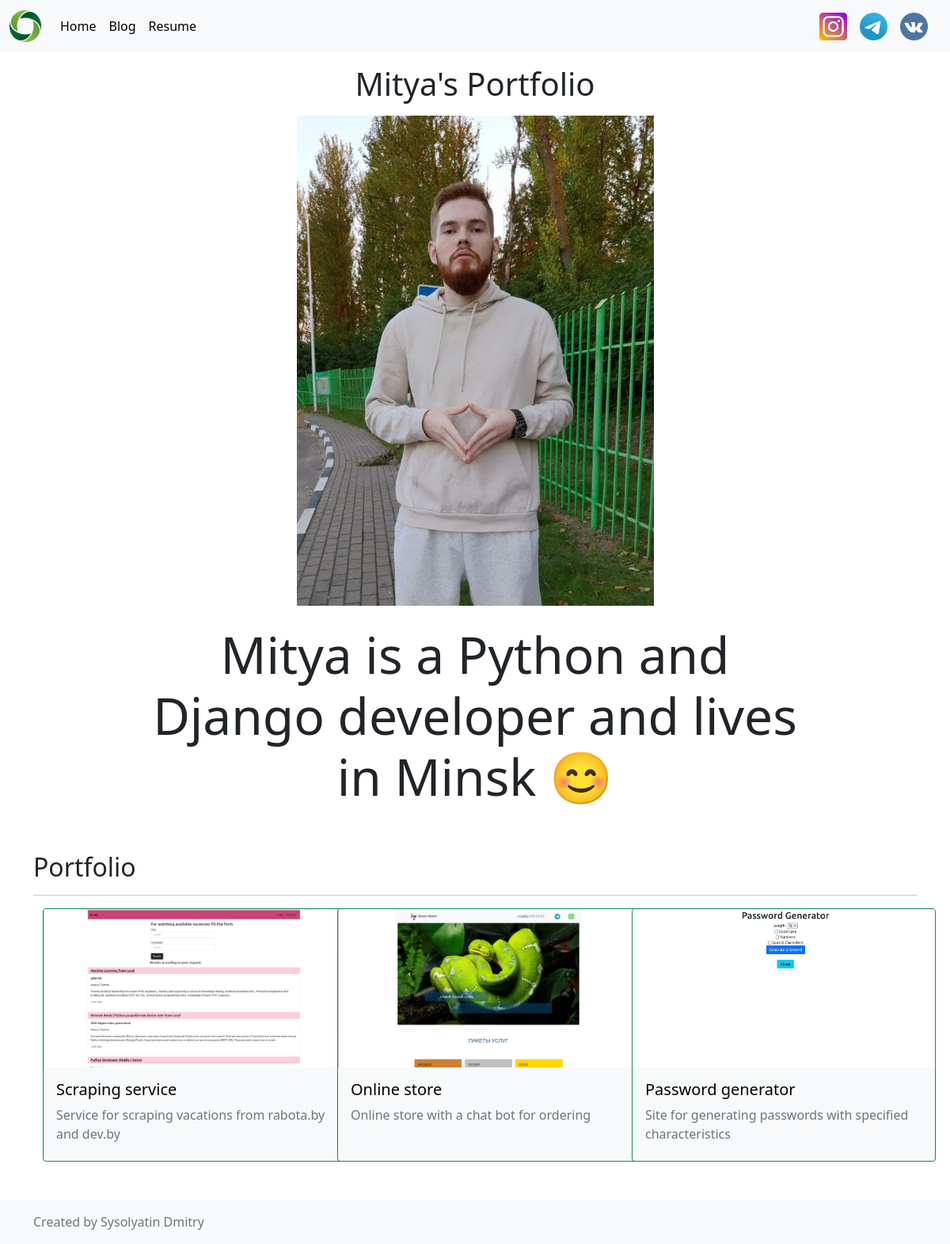
The page / on the database its author committed.
### portfolio/models.py (models this page shows, shortened)
class Project(models.Model):
    title = models.CharField(max_length=100)
    description = models.CharField(max_length=250)
    image = models.ImageField(upload_to='portfolio/images/')
    url = models.URLField(blank=True)  # blank - не обязательно для заполнения
    class Meta:
        verbose_name_plural = 'Projects'

### portfolio/views.py (the view)
# urls.py: 2. Add a URL to urlpatterns:  path('', views.home, name='home')
def home(request):
    projects = Project.objects.all()
    return render(request, 'home.html', {'projects': projects})

### templates/home.html (shortened to what this page needs)
{% extends 'base.html' %}
{% load static %}
{% block content %}
<div class="row justify-content-center my-3">
    <div class="col-5">
        <h1 class="text-center">Mitya's Portfolio</h1>
        <img src="{% static 'photo_2021-09-11_20-22-12.jpg' %}" class="img-fluid my-2">
    </div>
</div>
<div class="row justify-content-center mb-3">
  <div class="col-md-9 text-center">
    <h1 id="hometext" class="font-weight-bold">Mitya is a Python and Django developer and lives in Minsk 😊</h1>
  </div>
</div>
<h2 class="mt-5">Portfolio</h2>
    <hr>
        <div class="row mx-auto mb-5 row-cols-3 row-cols-md-3 g-4">
        {% for project in projects %}
            <div class="col">
                <div class="card mx-auto border-success text-secondary bg-light" style="width: 24rem; height: 20rem">
                    <img src="{{ project.image.url }}" class="card-img-top" height="200" width="150">
                    <div class="card-body my-auto">
                        <h5 class="card-title"><a href="{{ project.url }}">{{ project.title }}</a></h5>
                        <p class="card-text">{{ project.description|truncatechars:80 }}</p>
                    </div>
                </div>
            </div>
        {% endfor %}
        </div>
{% endblock %}

### templates/base.html (shortened to what this page needs)
{% load static %}
<!DOCTYPE html>
<html lang="en">
    <head>
        <link rel="stylesheet" href="{% static 'custom.css' %}">
        <link href="https://cdn.jsdelivr.net/npm/bootstrap@5.1.1/dist/css/bootstrap.min.css" rel="stylesheet">
    </head>
    <body>
            <nav class="navbar sticky navbar-expand-lg navbar-light bg-light">
                <div class="container-fluid">
                    <a class="navbar-brand logo-top">
                        <img src="{% static 'pngwing.com(1).png' %}" width="40" height="40" class="d-inline-block align-top">
                    </a>
                    <div class="collapse navbar-collapse" id="navbarSupportedContent">
                      <ul class="navbar-nav me-auto mb-2 mb-lg-0">
                        <li class="nav-item">
                          <a class="nav-link active" aria-current="page" href="{% url 'home' %}">Home</a>
                        </li>
                        <li class="nav-item">
                          <a class="nav-link" href="{% url 'all_blogs' %}">Blog</a>
                        </li>
                        <li class="nav-item">
                          <a class="nav-link" href="{% static 'Резюме.html' %}">Resume</a>
                        </li>
                      </ul>
                      <ul class="navbar-nav ms-auto">
                        <a class="navbar-brand logo-top" href="https://www.instagram.com/sysolyatindmitry/" target="_blank">
                            <img src="{% static 'instagram-128x128.png' %}" width="35" height="35" class="d-inline-block align-top">
                        </a>
                        <a class="navbar-brand logo-top" href="https://t.me/mitya1387" target="_blank">
                            <img src="{% static 'tg-image-color.png' %}" width="35" height="35" class="d-inline-block align-top">
                        </a>
                        <a class="navbar-brand logo-top" href="https://vk.com/mitya_sysolyatin" target="_blank">
                            <img src="{% static 'vk-128x128.png' %}" width="35" height="35" class="d-inline-block align-top">
                        </a>
                      </ul>
                    </div>
                </div>
            </nav>
            <div class="container">
                {% block content %}{% endblock %}
            </div>
        <footer class="footer mt-auto py-3 bg-light">
            <div class="container">
                <span class="text-muted">Created by Sysolyatin Dmitry</span>
            </div>
        </footer>
    </body>
</html>

### static/custom.css (style rules this page uses)
.navbar-nav .nav-link { color: rgba(0,0,0,1) !important; }
html { height: 100%; }
body { font-family: 'Lato', sans-serif; margin: 0; min-height: 100%; display: grid; grid-template-rows: auto 1fr auto; }
@media (min-width: 992px) { #hometext { font-size: 4rem; } }
a { color: rgba(0,0,0,1) !important; text-decoration: none !important; }
.sticky { position: sticky !important; top: 0; min-height: 2rem; }

### rows shown on the page
Project: image (picture), title "Scraping service", description "Service for scraping vacations from rabota.by and dev.by"
Project: image (picture), title "Online store", description "Online store with a chat bot for ordering"
Project: image (picture), title "Password generator", description "Site for generating passwords with specified characteristics"
